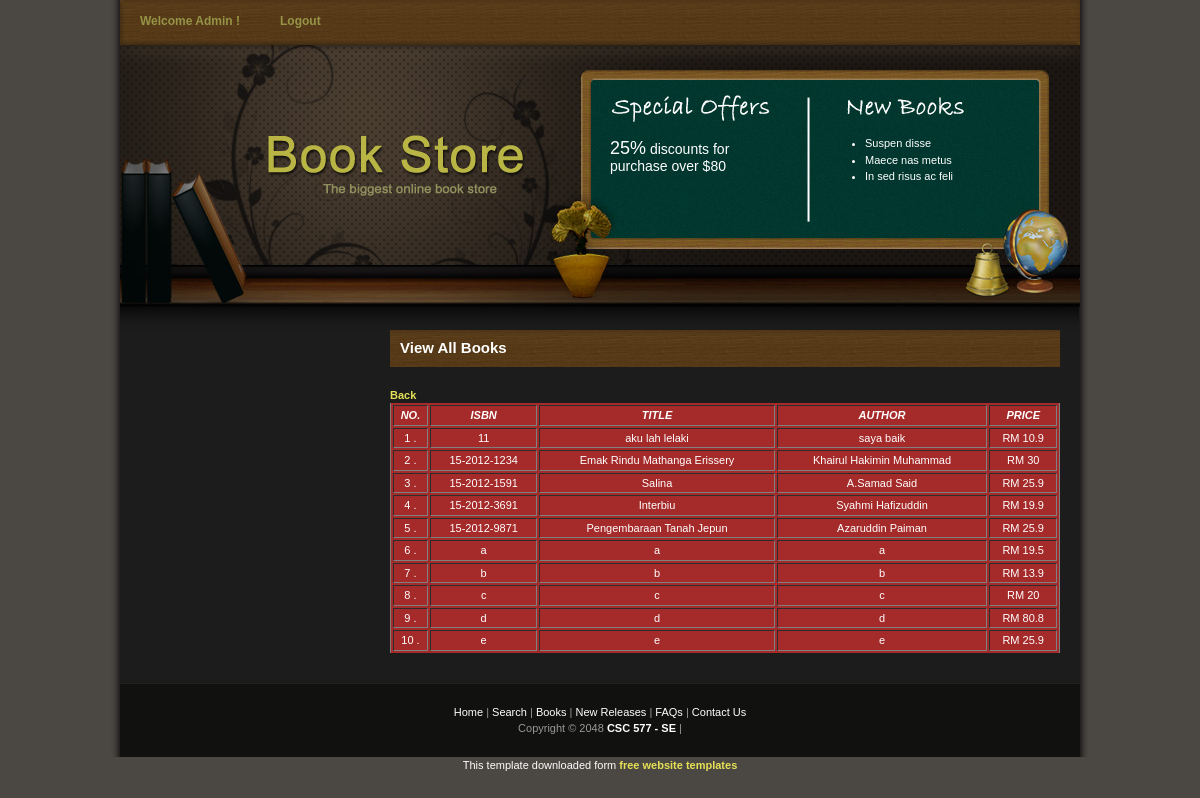
Page /adminViewBooks.php on the committed database.
### tables this page shows
CREATE TABLE IF NOT EXISTS `books` (
  `isbn` varchar(50) NOT NULL,
  `title` varchar(50) NOT NULL,
  `author` varchar(50) NOT NULL,
  `price` double NOT NULL,
  `sinopsis` varchar(1000) NOT NULL
);

### adminViewBooks.php (the view, shortened to what this page needs)
<!DOCTYPE html PUBLIC "-//W3C//DTD XHTML 1.0 Transitional//EN" "http://www.w3.org/TR/xhtml1/DTD/xhtml1-transitional.dtd">
<html xmlns="http://www.w3.org/1999/xhtml">
<head>
		<link href="templatemo_style.css" rel="stylesheet" type="text/css" />
</head>
<body>
<div id="templatemo_container">
	<div id="templatemo_menu">
    	<ul>
			<li><a href="adminIndex.php">Welcome Admin ! </a> &nbsp <a  href="log_out.php"> Logout</a> </li>
    </div>
    <div id="templatemo_header">
    	<div id="templatemo_special_offers">
        	<p>
                <span>25%</span> discounts for
        purchase over $80
        	</p>
        </div>
        <div id="templatemo_new_books">
        	<ul>
                <li>Suspen disse</li>
                <li>Maece nas metus</li>
                <li>In sed risus ac feli</li>
            </ul>
        </div>
    </div>
    <div id="templatemo_content">
		<div id="templatemo_content_right">
			<h1> <font color="white"> View All Books </font> </h1>
			<a style="background:none" href="adminEditBook.php"> Back </a>
			<form>
								<table bgcolor="brown" width="100%" border="1" style="float:left" frame="vsides">
								<tr>
										<th><center><b><i> NO. </i></b></th>
										<th><center><b><i> ISBN </i></b></th>
										<th><center><b><i> TITLE </i></b></th>
										<th><center><b><i> AUTHOR </i></b></th>
										<th><center><b><i> PRICE </i></b></th>
								</tr>
								<?php
								$data = mysql_query("Select * from books ") or die("Database Error");
								$counter=1;
								while($row = mysql_fetch_array($data, MYSQL_BOTH))
								{
								?>
								<tr>
									<td align="center"> <?php echo $counter; ?> .</td>
									<td><center><?php echo $row['isbn'];?></td>
									<td><center><?php echo $row['title'];?></td>
									<td><center><?php echo $row['author'];?></td>
									<td><center>RM <?php echo $row['price'];?></td>
								</tr>
								<?php
								$counter++;
								}?>
								</table>
							</form>
		</div>
    	<div class="cleaner_with_height">&nbsp;</div>
    </div>
    <div id="templatemo_footer">
	       <a href="subpage.html">Home</a> | <a href="subpage.html">Search</a> | <a href="subpage.html">Books</a> | <a href="#">New Releases</a> | <a href="google.com">FAQs</a> | <a href="#">Contact Us</a><br />
        Copyright © 2048 <a href="#"><strong>CSC 577 - SE </strong></a> | 	</div>
</div>
<div align=center>This template  downloaded form <a href='http://all-free-download.com/free-website-templates/'>free website templates</a></div></body>
</html>

### templatemo_style.css (style rules this page uses)
body { margin: 0; padding: 0; line-height: 1.5em; font-family: Verdana, Arial, san-serif; font-size: 11px; color: #ffffff; background: #4b4743; }
a:link, a:visited { color: #e6e154; text-decoration: none; font-weight: bold; }
p { margin: 0px; padding: 0px; }
.cleaner_with_height { clear: both; width: 100%; height: 30px; font-size: 1px; }
#templatemo_container { width: 960px; height: 0 auto; margin: 0 auto; padding: 0 10px; background: #1c1c1b url(images/templatemo_bg.jpg) repeat-y; }
#templatemo_menu { clear: both; width: 960px; height: 45px; background: url(images/templatemo_menu_bg.jpg) no-repeat; }
#templatemo_menu ul { padding: 13px 0 0 0; margin: 0; list-style: none; }
#templatemo_menu ul li { display: inline; }
#templatemo_menu ul li a { float: left; padding: 0 20px; font-size: 12px; font-weight: bold; text-align: center; text-decoration: none; color: #969547; }
#templatemo_header { clear: both; width: 960px; height: 285px; padding: 0; margin: 0; background: url(images/templatemo_header_bg.jpg) no-repeat; }
#templatemo_header #templatemo_special_offers { float: left; font-size: 14px; margin-top: 95px; margin-left: 490px; width: 180px; }
#templatemo_special_offers p { margin: 0 0 20px 0; }
#templatemo_special_offers p span { font-size: 18px; }
#templatemo_header #templatemo_new_books { float: left; margin-top: 90px; margin-left: 55px; width: 180px; }
#templatemo_new_books ul { margin: 0 0 10px 0; padding: 0 0 0 20px; }
#templatemo_new_books li { margin: 0; padding: 0; }
#templatemo_content { clear: both; width: 920px; padding: 0 20px; }
#templatemo_content #templatemo_content_right { float: right; width: 670px; }
#templatemo_content_right h1 { padding: 10px; margin: 0 0 20px 0; font-size: 15px; color: #cbc750; background: url(images/templatemo_h1_bg.jpg); }
#templatemo_footer { clear: both; width: 960px; padding: 20px 0px 20px 0; text-align: center; border-top: 1px solid #25211e; color: #999; background-color: #111110; }
#templatemo_footer a { color: #fff; font-weight: normal; }

### rows in the picture
books: isbn "11", title "aku lah lelaki", author "saya baik", price "10.9"
books: isbn "15-2012-1234", title "Emak Rindu Mathanga Erissery", author "Khairul Hakimin Muhammad", price "30"
books: isbn "15-2012-1591", title "Salina", author "A.Samad Said", price "25.9"
books: isbn "15-2012-3691", title "Interbiu", author "Syahmi Hafizuddin", price "19.9"
books: isbn "15-2012-9871", title "Pengembaraan Tanah Jepun", author "Azaruddin Paiman", price "25.9"
books: isbn "a", title "a", author "a", price "19.5"
books: isbn "b", title "b", author "b", price "13.9"
books: isbn "c", title "c", author "c", price "20"
books: isbn "d", title "d", author "d", price "80.8"
books: isbn "e", title "e", author "e", price "25.9"
